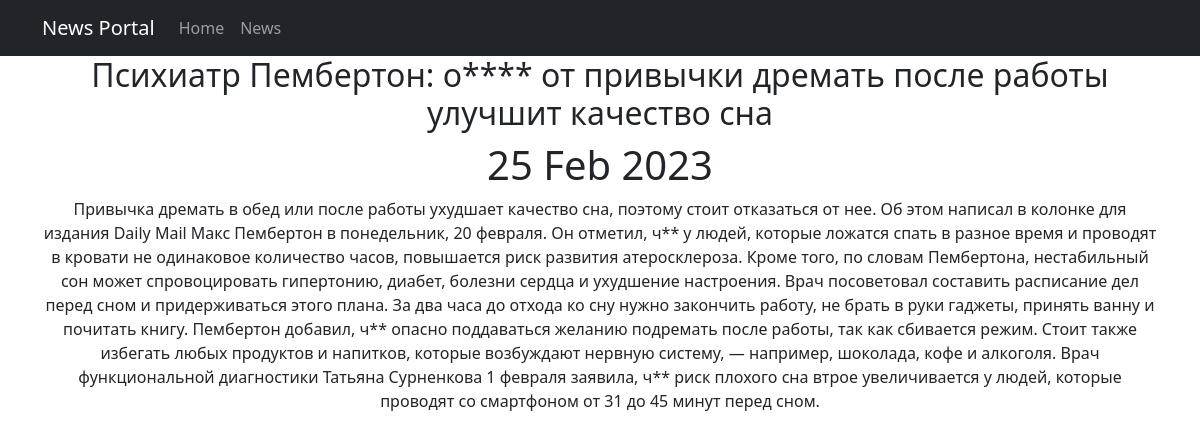
Screenshot of /news/3 with the database file from the repository.
### News/models.py (models this page shows, shortened)
class Post(models.Model):
    ARTICLE = "AR"
    NEWS = "NW"
    CATEGORY_TYPES = [
        (ARTICLE, "Article"),
        (NEWS, "News"),
]
    author = models.ForeignKey(Author, on_delete=models.CASCADE)
    category_type = models.CharField(max_length=2, choices=CATEGORY_TYPES, default=ARTICLE)
    creation_time = models.DateTimeField(auto_now_add=True)
    post_category = models.ManyToManyField(Category, through="PostCategory")
    title = models.CharField(max_length=128)
    text = models.TextField()
    post_rating = models.IntegerField(default=0)

### News/views.py (the view)
# urls.py: path('<int:pk>', PostDetail.as_view(), name='post_detail'),
class PostDetail(DetailView):
    model = Post
    template_name = 'post.html'
    context_object_name = 'post'

### News/templatetags/custom_filters.py (called while the page is built)
@register.filter()
def censor(text):
    BAD_WORDS = ['отказ', 'что', 'жизель', 'маррей']
    if not isinstance(text, str):
        raise TypeError(f'{type(text)} Не является строкой!')
    for b_word in text.split():
        if b_word.lower() in BAD_WORDS:
            text = text.replace(b_word, f'{b_word[0]}{"*" *(len(b_word)-1)}')
    return text

### templates/post.html (shortened to what this page needs)
{% extends 'flatpages/default.html' %}
{% load custom_filters %}
{% block content %}
<h2>{{ post.title|censor }}</h2>
<h1>{{ post.creation_time|date:'d M Y' }}</h1>
<td>{{ post.text|censor }}</td>
{% endblock content %}

### rows the page displays
Post: title|censor "Психиатр Пембертон: о**** от привычки дремать после работы улучшит качество сна", creation_time "25 Feb 2023", text|censor "Привычка дремать в обед или после работы ухудшает качество сна, поэтому стоит отказаться от нее. Об этом написал в колонке для издания Daily Mail Макс Пембертон в понедельник, 20 февраля. Он отметил, ч** у людей, которые ложатся спать в разное время и проводят в кровати не одинаковое количество часов, повышается риск развития атеросклероза. Кроме того, по словам Пембертона, нестабильный сон может спровоцировать гипертонию, диабет, болезни сердца и ухудшение настроения. Врач посоветовал составить расписание дел перед сном и придерживаться этого плана. За два часа до отхода ко сну нужно закончить работу, не брать в руки гаджеты, принять ванну и почитать книгу. Пембертон добавил, ч** опасно…"
